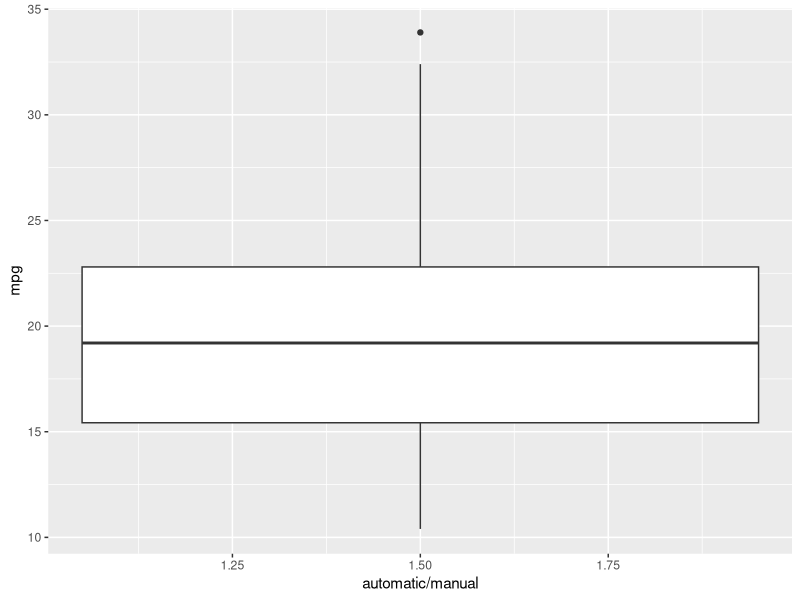

This figure's R source:
library(ggplot2)
library(dplyr)
data("mtcars")
summary(mtcars)

mtcars$vs=as.factor(mtcars$vs)
mtcars$am=as.factor(mtcars$am)
summary(mtcars)

mtcars$vs=sub("0","V",mtcars$vs)
mtcars$vs=sub("1","S",mtcars$vs)

mtcars$am=sub("0","automatic",mtcars$am)
mtcars$am=sub("1","manual",mtcars$am)

mtcars$vs=factor(mtcars$vs,levels=c("V","S"))
mtcars$am=factor(mtcars$am,levels = c("automatic","manual"))

# correlations
mtcars$vs=as.numeric(mtcars$vs)
mtcars$am=as.numeric(mtcars$am)
cor(mtcars)

#plot a/m
amformpg=ggplot(aes(x=am,y=mpg),data=mtcars)+
  geom_boxplot(aes(fill=am))+
  xlab("automatic/manual")
amformpg

# models
lm(mpg ~ am, data=mtcars)

initialmodel <- lm(mpg ~ ., data = mtcars)
bestmodel <- step(initialmodel, direction = "both")
